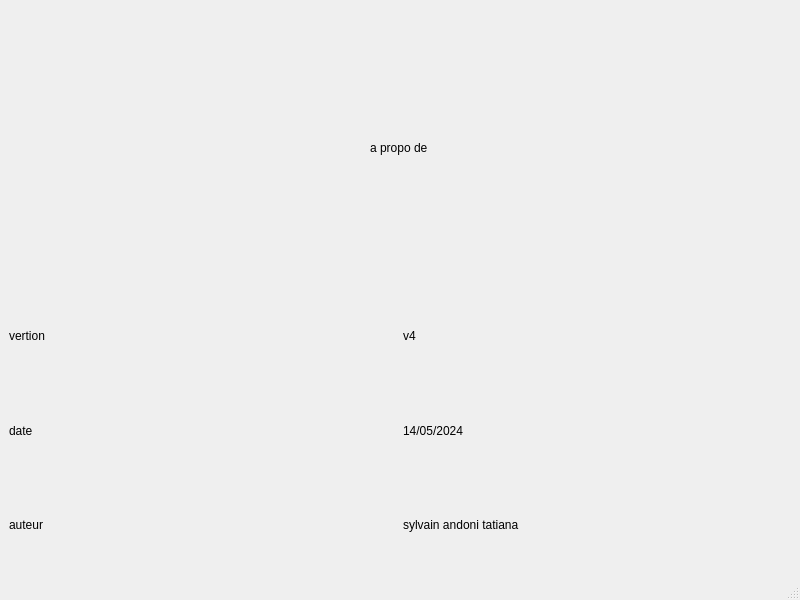
<?xml version="1.0" encoding="UTF-8"?>
<ui version="4.0">
 <class>AProposDe</class>
 <widget class="QMainWindow" name="AProposDe">
  <property name="geometry">
   <rect>
    <x>0</x>
    <y>0</y>
    <width>800</width>
    <height>600</height>
   </rect>
  </property>
  <property name="windowTitle">
   <string>MainWindow</string>
  </property>
  <widget class="QWidget" name="centralwidget">
   <layout class="QVBoxLayout" name="verticalLayout">
    <item>
     <layout class="QHBoxLayout" name="horizontalLayout">
      <property name="spacing">
       <number>2</number>
      </property>
      <property name="sizeConstraint">
       <enum>QLayout::SetFixedSize</enum>
      </property>
      <item>
       <spacer name="horizontalSpacer">
        <property name="orientation">
         <enum>Qt::Horizontal</enum>
        </property>
        <property name="sizeHint" stdset="0">
         <size>
          <width>40</width>
          <height>20</height>
         </size>
        </property>
       </spacer>
      </item>
      <item>
       <widget class="QLabel" name="label">
        <property name="text">
         <string>a propo de </string>
        </property>
       </widget>
      </item>
      <item>
       <spacer name="horizontalSpacer_2">
        <property name="orientation">
         <enum>Qt::Horizontal</enum>
        </property>
        <property name="sizeHint" stdset="0">
         <size>
          <width>40</width>
          <height>20</height>
         </size>
        </property>
       </spacer>
      </item>
     </layout>
    </item>
    <item>
     <layout class="QGridLayout" name="gridLayout">
      <item row="0" column="0">
       <widget class="QLabel" name="label_2">
        <property name="text">
         <string>vertion </string>
        </property>
       </widget>
      </item>
      <item row="1" column="0">
       <widget class="QLabel" name="label_3">
        <property name="text">
         <string>date</string>
        </property>
       </widget>
      </item>
      <item row="2" column="0">
       <widget class="QLabel" name="label_4">
        <property name="text">
         <string>auteur </string>
        </property>
       </widget>
      </item>
      <item row="2" column="1">
       <widget class="QLabel" name="label_5">
        <property name="text">
         <string>sylvain andoni tatiana</string>
        </property>
       </widget>
      </item>
      <item row="1" column="1">
       <widget class="QLabel" name="label_6">
        <property name="text">
         <string>14/05/2024</string>
        </property>
       </widget>
      </item>
      <item row="0" column="1">
       <widget class="QLabel" name="label_7">
        <property name="text">
         <string>v4</string>
        </property>
       </widget>
      </item>
     </layout>
    </item>
   </layout>
  </widget>
  <widget class="QMenuBar" name="menubar">
   <property name="geometry">
    <rect>
     <x>0</x>
     <y>0</y>
     <width>800</width>
     <height>17</height>
    </rect>
   </property>
  </widget>
  <widget class="QStatusBar" name="statusbar"/>
 </widget>
 <resources/>
 <connections/>
</ui>
